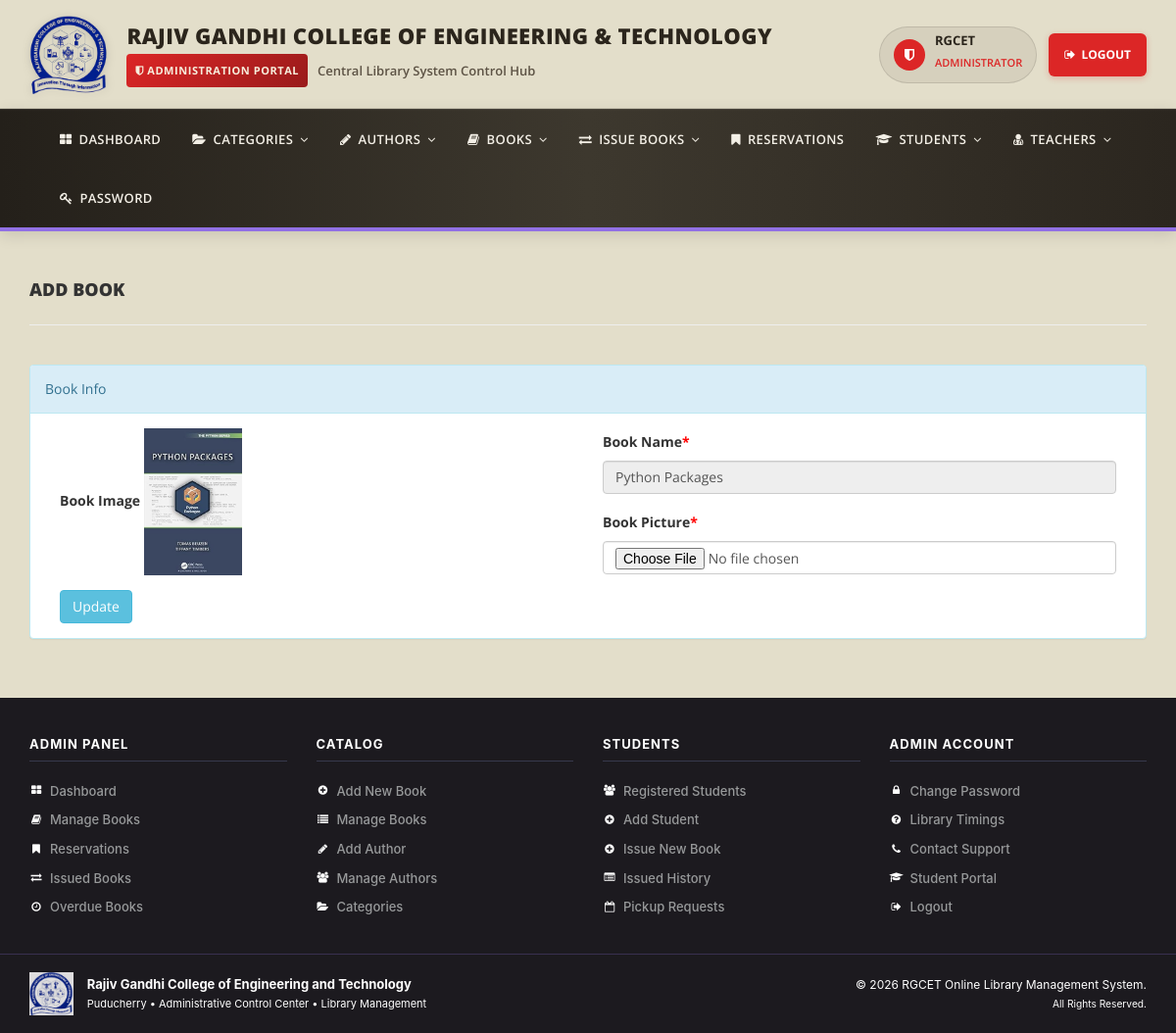
The app's page /admin/change-bookimg.php?bookid=12 (signed in) with its own data.
### tables this page shows
CREATE TABLE `tblbooks` (

  `id` int(11) NOT NULL AUTO_INCREMENT,

  `BookName` varchar(255) DEFAULT NULL,

  `CatId` int(11) DEFAULT NULL,

  `AuthorId` int(11) DEFAULT NULL,

  `ISBNNumber` varchar(25) DEFAULT NULL,

  `BookPrice` decimal(10,2) DEFAULT NULL,

  `bookImage` varchar(250) NOT NULL,

  `bookPdf` varchar(255) DEFAULT NULL,

  `isIssued` int(1) DEFAULT NULL,

  `RegDate` timestamp NULL DEFAULT current_timestamp(),

  `UpdationDate` timestamp NULL DEFAULT NULL ON UPDATE current_timestamp(),

  `bookQty` int(11) DEFAULT NULL,

  PRIMARY KEY (`id`)

);

### admin/change-bookimg.php (the view, shortened to what this page needs)
<?php
include('includes/config.php');
if(strlen($_SESSION['alogin'])==0)
    {
header('location:index.php');
}
else{
?>
<!DOCTYPE html>
<html xmlns="http://www.w3.org/1999/xhtml">
<head>
    <link href="assets/css/bootstrap.css" rel="stylesheet" />
    <link href="assets/css/font-awesome.css" rel="stylesheet" />
    <link href="assets/css/style.css" rel="stylesheet" />
</head>
<body>
<?php include('includes/header.php');?>
    <div class="content-wrapper">
         <div class="container">
        <div class="row pad-botm">
            <div class="col-md-12">
                <h4 class="header-line">Add Book</h4>
                            </div>
</div>
<div class="row">
<div class="col-md12 col-sm-12 col-xs-12">
<div class="panel panel-info">
<div class="panel-heading">
Book Info
</div>
<div class="panel-body">
<form role="form" method="post" enctype="multipart/form-data">
<?php
$bookid=intval($_GET['bookid']);
$sql = "SELECT tblbooks.BookName,tblbooks.id as bookid,tblbooks.bookImage from  tblbooks  where tblbooks.id=:bookid";
$query = $dbh -> prepare($sql);
$query->bindParam(':bookid',$bookid,PDO::PARAM_STR);
$query->execute();
$results=$query->fetchAll(PDO::FETCH_OBJ);
if($query->rowCount() > 0)
{
foreach($results as $result)
{               ?>
<div class="col-md-6">
<div class="form-group">
<label>Book Image</label>
<img src="bookimg/<?php echo htmlentities($result->bookImage);?>" width="100">
</div></div>
<div class="col-md-6">
<div class="form-group">
<label>Book Name<span style="color:red;">*</span></label>
<input class="form-control" type="text" name="bookname" value="<?php echo htmlentities($result->BookName);?>" readonly />
</div></div>
<div class="col-md-6">
 <div class="form-group">
 <label>Book Picture<span style="color:red;">*</span></label>
 <input class="form-control" type="file" name="bookpic" autocomplete="off"   required="required" />
 </div>
    </div>
 <?php }} ?><div class="col-md-12">
<button type="submit" name="update" class="btn btn-info">Update </button></div>
                                    </form>
                            </div>
                        </div>
                            </div>
        </div>
    </div>
    </div>
  <?php include('includes/footer.php');?>
</body>
</html>
<?php } ?>

### admin/assets/css/style.css (style rules this page uses)
html { height: 100%; }
body { font-family: 'Open Sans', sans-serif; line-height: 28px; background-color: rgb(227, 222, 202); display: flex; min-height: 100%; flex-direction: column; margin: 0; padding: 0; }
.content-wrapper { margin-top: 40px; padding-bottom: 40px; flex: 1 0 auto; }
.header-line { font-weight: 900; padding-bottom: 25px; border-bottom: 1px solid #eeeeee; text-transform: uppercase; }
.pad-botm { padding-bottom: 30px; }

### records on screen
tblbooks: bookImage (picture), bookname "Python Packages"

### other values on screen
$adminName "RGCET"
